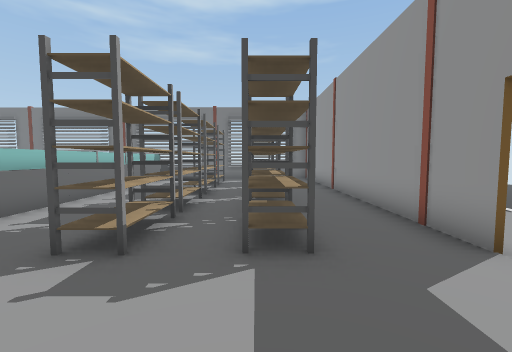
View 1 (above)

22 first-person views from a walk through a 3-D level made in the Unity game engine. The camera is 1.2 m above the floor, tilts 4° down and sees 90° across. Doors are open. The floor is counted in squares, 1 m on a side. Each view is taken from the middle of a square. On the plan, view 1 faces up. The plan holds only what a view shows up to about 12 squares ahead; the rest is blank. The place goes on beyond the plan. The player character is not drawn.

View 2
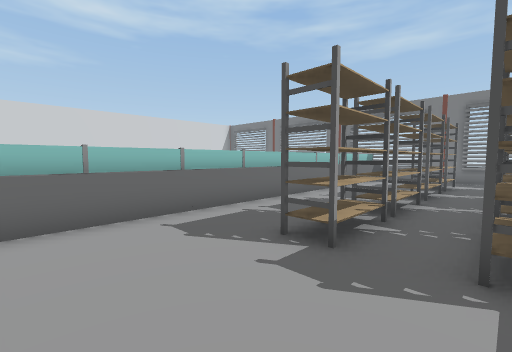

View 3
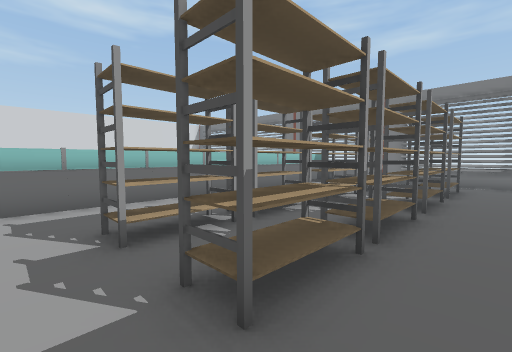

View 4
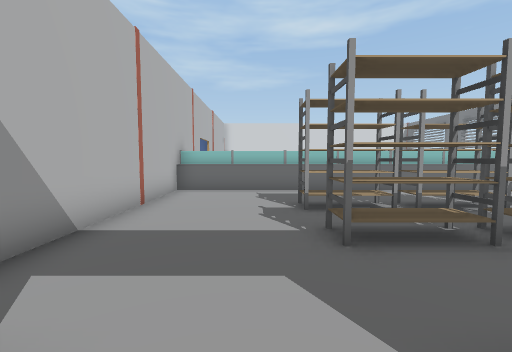

View 5
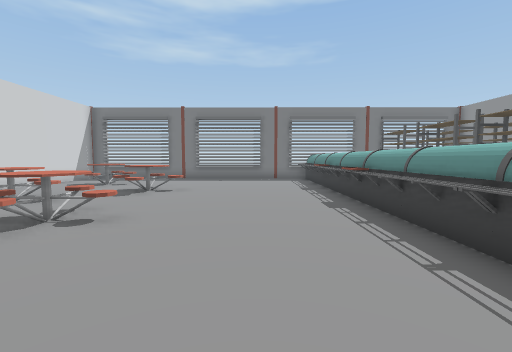

View 6
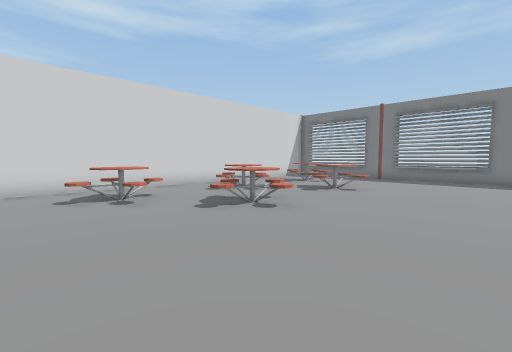

View 7
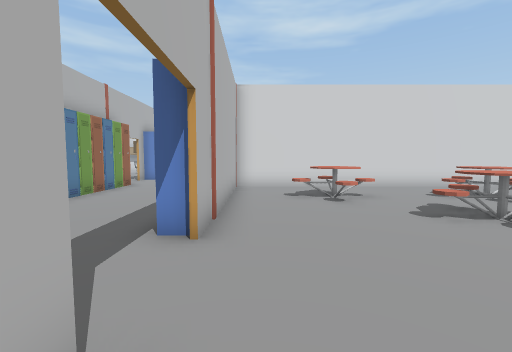

View 8
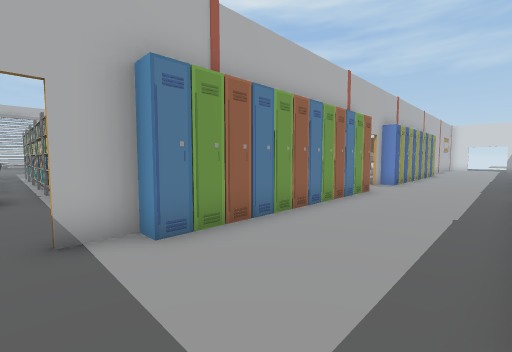

View 9
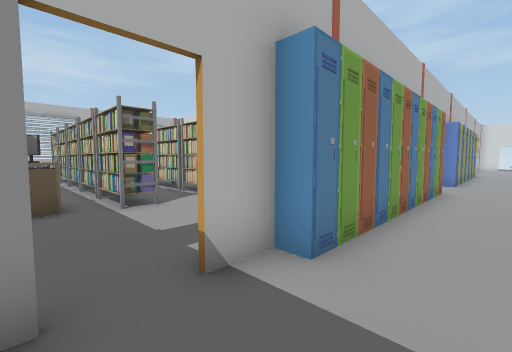

View 10
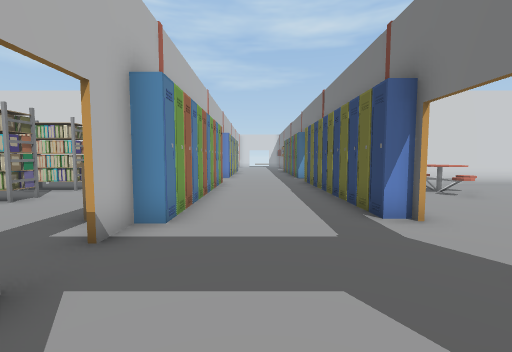

View 11
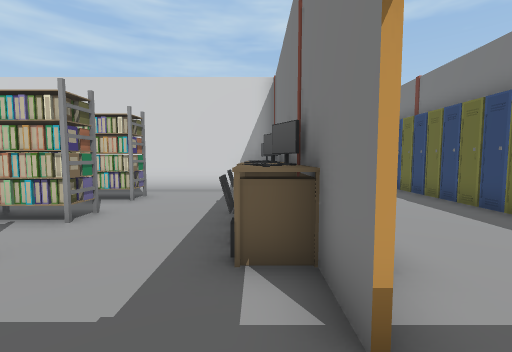

View 12
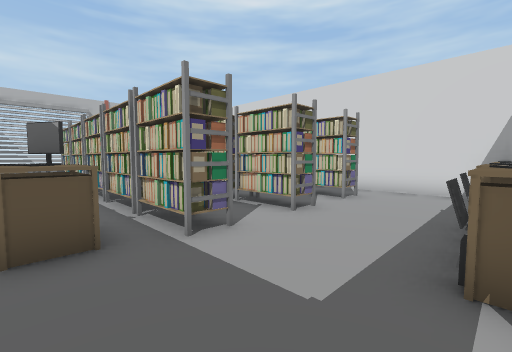

View 13
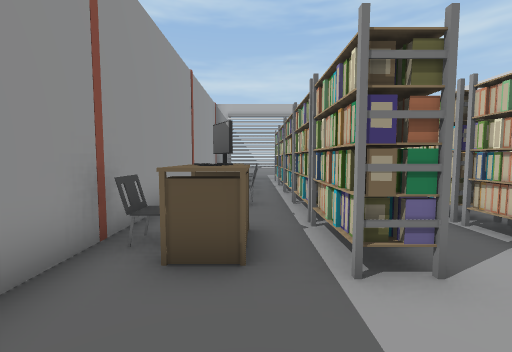

View 14
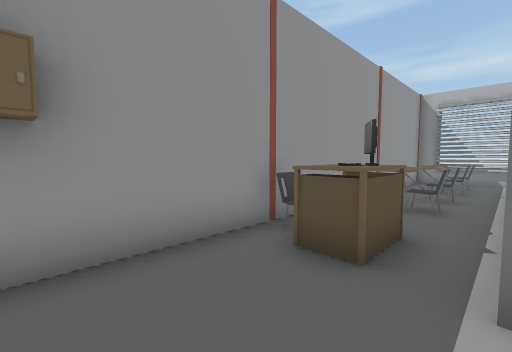

View 15
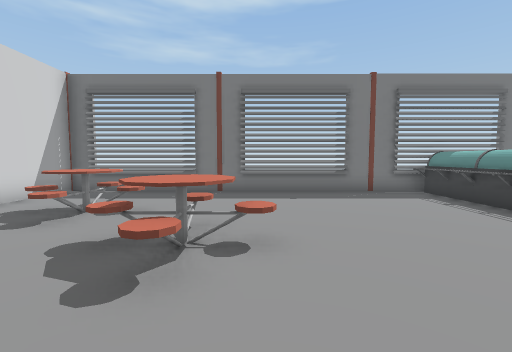

View 16
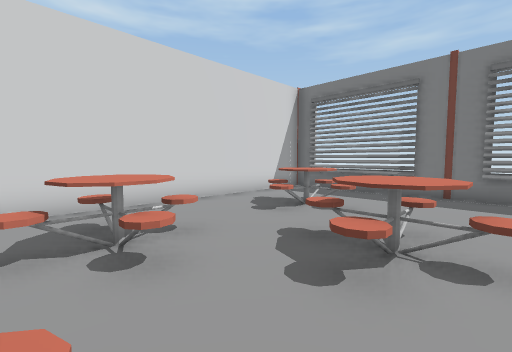

View 17
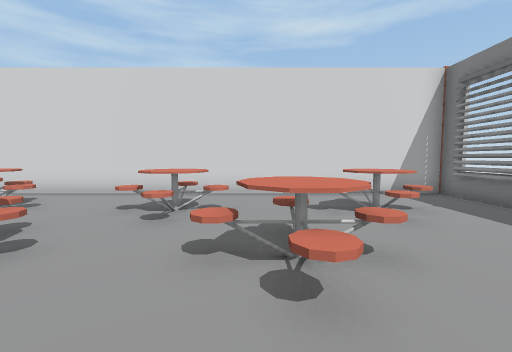

View 18
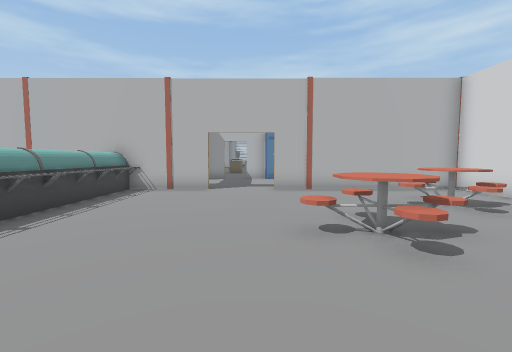

View 19
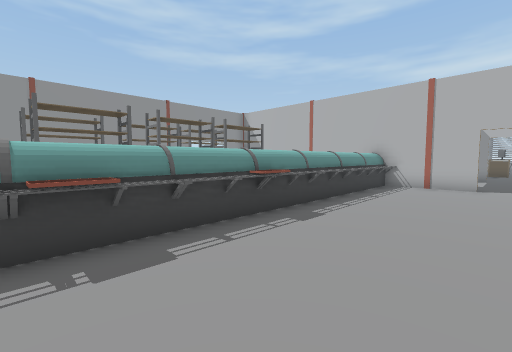

View 20
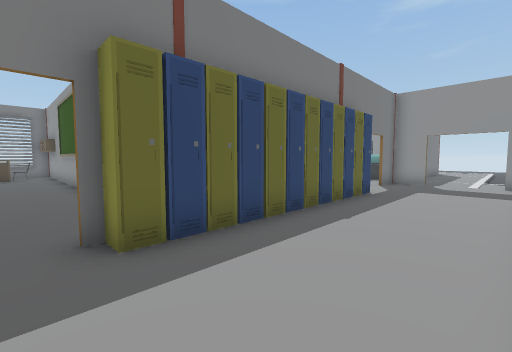

View 21
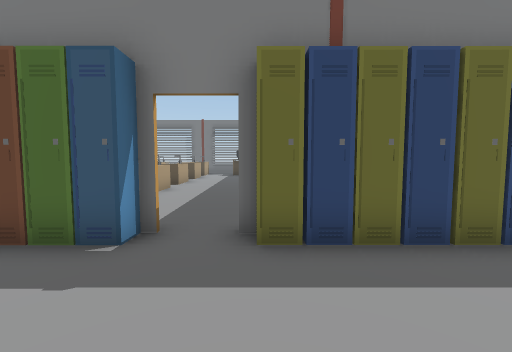

View 22
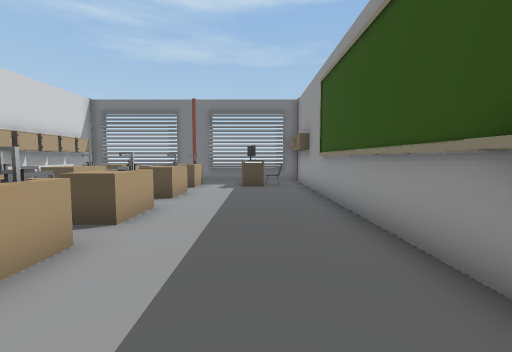

### Floor plan
Key: @ floor where view 1 was taken; # wall or solid block; . floor; D open door; = window, fence, low wall or low ledge; R rack; T table; C computer; H chair; O other object.
Columns run from 24 left of view 1 to 4 right of it. Each row starts with its distance up from view 1.
 15       #===##====###  ##===#
 14 T..TOO............OO  .....
 13 T..OOO..T.........OO  R.RR.
 12  ....#.TTT........OO. R.RR.#
 11 T....#..T..T......OO..R.R..#
 10 T....#....TTT.....OO  R.RR.#
  9 .....#....TTT.....OO. R.RR.#
  8 T....#..T..T......OO..R.R..#
  7 T....#.TTT........OO..R.RR.#
  6 .....#..T..T......OO..R.RR.#
  5 T....#....TTT.....OO..R.RR.#
  4 T....#..T..T......OO..R.RR.#
  3  ....#.TTT........OO..R.R..D
  2  ....#.TTT........OO.......D.
  1   ...#..T.........OO.......D
  0   ... ............OO....@..
 -1  OODOOOOOOOOODDD##########
 -2 ................#
 -3 ................D..
 -4 ................D...
 -5 ................#...
 -6 OO#D#OOOOOOOO#DD#
 -7  OO  #O OCOHO...
 -8       ....O.....#
 -9      #..........#
-10      #..........#
-11      #.RR.R.RRTT#
-12      #.RR.R.RRCOH
-13      #. O.R. R..#
-14         O.R  R..#
-15           R  ROH#
-16        OO O RR.H#
-17        OO O RR.H#
-18             RR.H#
-19             OO H#

Positions as (right, up) in squares from view 1, and headings:
1: (0, 0), facing up
2: (0, 0), facing up-left
3: (2, 2), facing up-left
4: (4, 2), facing left
5: (-9, 0), facing up
6: (-8, 0), facing up-left
7: (-8, 0), facing left
8: (-10, -2), facing down-left
9: (-9, -4), facing down-left
10: (-7, -4), facing left
11: (-9, -7), facing left
12: (-9, -7), facing down-left
13: (-10, -8), facing down
14: (-11, -8), facing down-right
15: (-12, 6), facing up
16: (-12, 6), facing up-left
17: (-10, 9), facing left
18: (-11, 9), facing down
19: (-10, 11), facing down-right
20: (-21, -5), facing up-right
21: (-20, -5), facing up
22: (-21, 2), facing up
